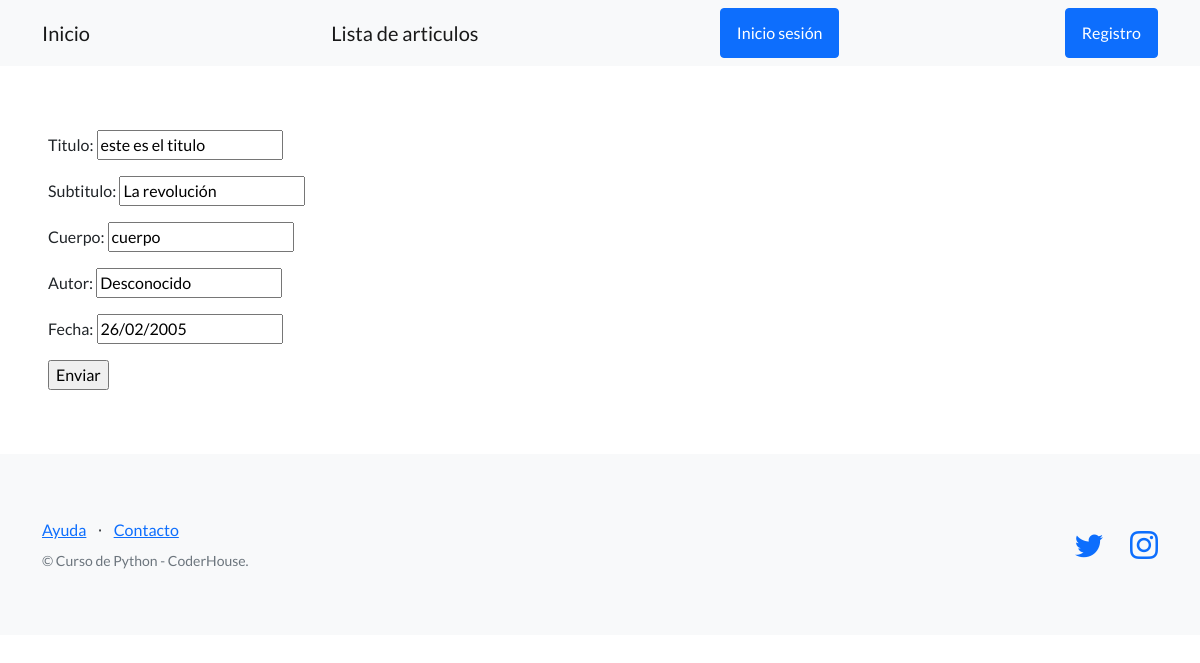
The app's page /info/editarArticulos/4 with its own data.
### articulos/models.py (models this page shows, shortened)
class Articulo(models.Model):
    titulo = models.CharField(max_length=164)
    subtitulo = models.CharField(max_length=164)
    cuerpo = models.CharField(max_length=254)
    autor = models.CharField(max_length=164)
    fecha = models.DateField()

### articulos/views.py (the view)
# urls.py: path('editarArticulos/<int:id>', editar_articulo, name="editar_articulos"),
def editar_articulo(request, id):
    articulo = Articulo.objects.get(id=id)
    if request.method == "POST":
        formulario = ArticuloFormulario(request.POST)
        if formulario.is_valid():
            data = formulario.cleaned_data
            articulo.titulo = data["titulo"]
            articulo.subtitulo = data["subtitulo"]
            articulo.cuerpo = data["cuerpo"]
            articulo.autor = data["autor"]
            articulo.fecha = data["fecha"]
            articulo.save()
            url_exitosa = reverse('lista_articulos')
            return redirect(url_exitosa)
    else:
        inicial = {
            'titulo': articulo.titulo,
            'subtitulo': articulo.subtitulo,
            'cuerpo': articulo.cuerpo,
            'autor': articulo.autor,
            'fecha': articulo.fecha
        }
        formulario = ArticuloFormulario(initial=inicial)
    return render(
        request=request,
        template_name= 'articulos/formulario_articulo.html',
        context={'formulario':formulario},
        )

### articulos/forms.py
class ArticuloFormulario(forms.Form):
    titulo = forms.CharField(max_length=164)
    subtitulo = forms.CharField(max_length=164)
    cuerpo = forms.CharField(max_length=254)
    autor = forms.CharField(max_length=164)
    fecha = forms.DateField(input_formats=["%d/%m/%Y"])

### articulos/templates/articulos/formulario_articulo.html (shortened to what this page needs)
{% extends "articulos/base.html" %}
{% block contenido %}
<form  method="post">
    {{ formulario.as_p }}
    <input type="submit" value="Enviar">
</form>
{% endblock contenido %}

### records on screen
Articulo: titulo "este es el titulo", subtitulo "La revolución", cuerpo "cuerpo", autor "Desconocido", fecha "26/02/2005"
